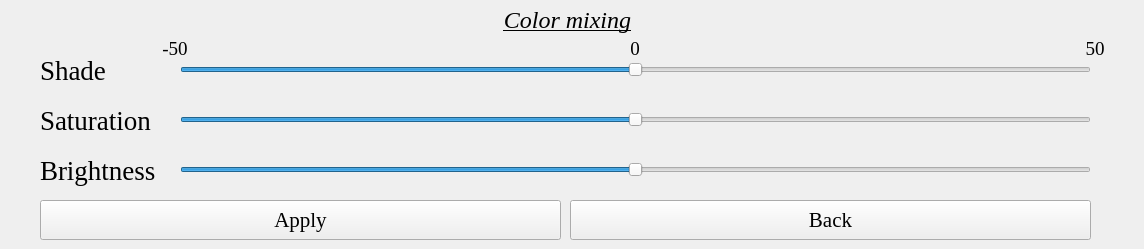
           <widget class="QWidget" name="page_7">
            <widget class="QLabel" name="mxing_color">
             <property name="geometry">
              <rect>
               <x>0</x>
               <y>0</y>
               <width>1135</width>
               <height>40</height>
              </rect>
             </property>
             <property name="sizePolicy">
              <sizepolicy hsizetype="Preferred" vsizetype="Fixed">
               <horstretch>0</horstretch>
               <verstretch>0</verstretch>
              </sizepolicy>
             </property>
             <property name="minimumSize">
              <size>
               <width>0</width>
               <height>40</height>
              </size>
             </property>
             <property name="font">
              <font>
               <family>Times New Roman</family>
               <pointsize>18</pointsize>
               <italic>true</italic>
               <underline>true</underline>
              </font>
             </property>
             <property name="text">
              <string>Color mixing</string>
             </property>
             <property name="alignment">
              <set>Qt::AlignCenter</set>
             </property>
            </widget>
            <widget class="QLabel" name="shade_cm_label">
             <property name="geometry">
              <rect>
               <x>40</x>
               <y>50</y>
               <width>121</width>
               <height>41</height>
              </rect>
             </property>
             <property name="font">
              <font>
               <family>Times New Roman</family>
               <pointsize>20</pointsize>
              </font>
             </property>
             <property name="text">
              <string>Shade</string>
             </property>
            </widget>
            <widget class="QLabel" name="sat_cm_label">
             <property name="geometry">
              <rect>
               <x>40</x>
               <y>100</y>
               <width>121</width>
               <height>41</height>
              </rect>
             </property>
             <property name="font">
              <font>
               <family>Times New Roman</family>
               <pointsize>20</pointsize>
              </font>
             </property>
             <property name="text">
              <string>Saturation</string>
             </property>
            </widget>
            <widget class="QSlider" name="cbr">
             <property name="geometry">
              <rect>
               <x>180</x>
               <y>160</y>
               <width>911</width>
               <height>19</height>
              </rect>
             </property>
             <property name="minimum">
              <number>-50</number>
             </property>
             <property name="maximum">
              <number>50</number>
             </property>
             <property name="orientation">
              <enum>Qt::Horizontal</enum>
             </property>
            </widget>
            <widget class="QSlider" name="csat">
             <property name="geometry">
              <rect>
               <x>180</x>
               <y>110</y>
               <width>911</width>
               <height>19</height>
              </rect>
             </property>
             <property name="minimum">
              <number>-50</number>
             </property>
             <property name="maximum">
              <number>50</number>
             </property>
             <property name="orientation">
              <enum>Qt::Horizontal</enum>
             </property>
            </widget>
            <widget class="QSlider" name="csh">
             <property name="geometry">
              <rect>
               <x>180</x>
               <y>60</y>
               <width>911</width>
               <height>19</height>
              </rect>
             </property>
             <property name="minimum">
              <number>-50</number>
             </property>
             <property name="maximum">
              <number>50</number>
             </property>
             <property name="tracking">
              <bool>true</bool>
             </property>
             <property name="orientation">
              <enum>Qt::Horizontal</enum>
             </property>
             <property name="invertedAppearance">
              <bool>false</bool>
             </property>
            </widget>
            <widget class="QLabel" name="bright_cm_label">
             <property name="geometry">
              <rect>
               <x>40</x>
               <y>150</y>
               <width>121</width>
               <height>41</height>
              </rect>
             </property>
             <property name="font">
              <font>
               <family>Times New Roman</family>
               <pointsize>20</pointsize>
              </font>
             </property>
             <property name="text">
              <string>Brightness</string>
             </property>
            </widget>
            <widget class="QPushButton" name="append_mix">
             <property name="geometry">
              <rect>
               <x>40</x>
               <y>200</y>
               <width>521</width>
               <height>40</height>
              </rect>
             </property>
             <property name="minimumSize">
              <size>
               <width>0</width>
               <height>40</height>
              </size>
             </property>
             <property name="font">
              <font>
               <family>Times New Roman</family>
               <pointsize>16</pointsize>
              </font>
             </property>
             <property name="text">
              <string>Apply</string>
             </property>
            </widget>
            <widget class="QPushButton" name="cancel_mix">
             <property name="geometry">
              <rect>
               <x>570</x>
               <y>200</y>
               <width>521</width>
               <height>40</height>
              </rect>
             </property>
             <property name="minimumSize">
              <size>
               <width>0</width>
               <height>40</height>
              </size>
             </property>
             <property name="font">
              <font>
               <family>Times New Roman</family>
               <pointsize>16</pointsize>
              </font>
             </property>
             <property name="text">
              <string>Back</string>
             </property>
            </widget>
            <widget class="QLabel" name="zero_label">
             <property name="geometry">
              <rect>
               <x>620</x>
               <y>30</y>
               <width>30</width>
               <height>30</height>
              </rect>
             </property>
             <property name="font">
              <font>
               <family>Times New Roman</family>
               <pointsize>14</pointsize>
               <weight>50</weight>
               <bold>false</bold>
              </font>
             </property>
             <property name="text">
              <string>0</string>
             </property>
             <property name="alignment">
              <set>Qt::AlignBottom|Qt::AlignHCenter</set>
             </property>
            </widget>
            <widget class="QLabel" name="zero_label_2">
             <property name="geometry">
              <rect>
               <x>160</x>
               <y>30</y>
               <width>30</width>
               <height>30</height>
              </rect>
             </property>
             <property name="font">
              <font>
               <family>Times New Roman</family>
               <pointsize>14</pointsize>
               <weight>50</weight>
               <bold>false</bold>
              </font>
             </property>
             <property name="text">
              <string>-50</string>
             </property>
             <property name="alignment">
              <set>Qt::AlignBottom|Qt::AlignHCenter</set>
             </property>
            </widget>
            <widget class="QLabel" name="zero_label_3">
             <property name="geometry">
              <rect>
               <x>1080</x>
               <y>30</y>
               <width>30</width>
               <height>30</height>
              </rect>
             </property>
             <property name="font">
              <font>
               <family>Times New Roman</family>
               <pointsize>14</pointsize>
               <weight>50</weight>
               <bold>false</bold>
              </font>
             </property>
             <property name="text">
              <string>50</string>
             </property>
             <property name="alignment">
              <set>Qt::AlignBottom|Qt::AlignHCenter</set>
             </property>
            </widget>
           </widget>
